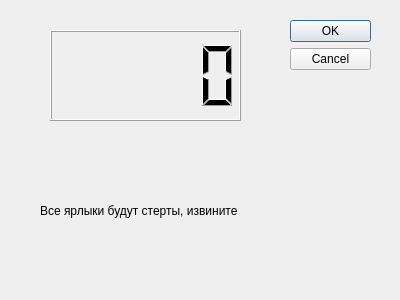
<?xml version="1.0" encoding="UTF-8"?>
<ui version="4.0">
 <class>Dialog</class>
 <widget class="QDialog" name="Dialog">
  <property name="geometry">
   <rect>
    <x>0</x>
    <y>0</y>
    <width>400</width>
    <height>300</height>
   </rect>
  </property>
  <property name="windowTitle">
   <string>Dialog</string>
  </property>
  <widget class="QDialogButtonBox" name="buttonBox">
   <property name="geometry">
    <rect>
     <x>290</x>
     <y>20</y>
     <width>81</width>
     <height>241</height>
    </rect>
   </property>
   <property name="orientation">
    <enum>Qt::Vertical</enum>
   </property>
   <property name="standardButtons">
    <set>QDialogButtonBox::Cancel|QDialogButtonBox::Ok</set>
   </property>
  </widget>
  <widget class="QLCDNumber" name="lcdNumber">
   <property name="geometry">
    <rect>
     <x>50</x>
     <y>30</y>
     <width>191</width>
     <height>91</height>
    </rect>
   </property>
  </widget>
  <widget class="QLabel" name="label">
   <property name="geometry">
    <rect>
     <x>40</x>
     <y>170</y>
     <width>261</width>
     <height>81</height>
    </rect>
   </property>
   <property name="text">
    <string>Все ярлыки будут стерты, извините</string>
   </property>
  </widget>
 </widget>
 <resources/>
 <connections>
  <connection>
   <sender>buttonBox</sender>
   <signal>accepted()</signal>
   <receiver>Dialog</receiver>
   <slot>accept()</slot>
   <hints>
    <hint type="sourcelabel">
     <x>248</x>
     <y>254</y>
    </hint>
    <hint type="destinationlabel">
     <x>157</x>
     <y>274</y>
    </hint>
   </hints>
  </connection>
  <connection>
   <sender>buttonBox</sender>
   <signal>rejected()</signal>
   <receiver>Dialog</receiver>
   <slot>reject()</slot>
   <hints>
    <hint type="sourcelabel">
     <x>316</x>
     <y>260</y>
    </hint>
    <hint type="destinationlabel">
     <x>286</x>
     <y>274</y>
    </hint>
   </hints>
  </connection>
 </connections>
</ui>
